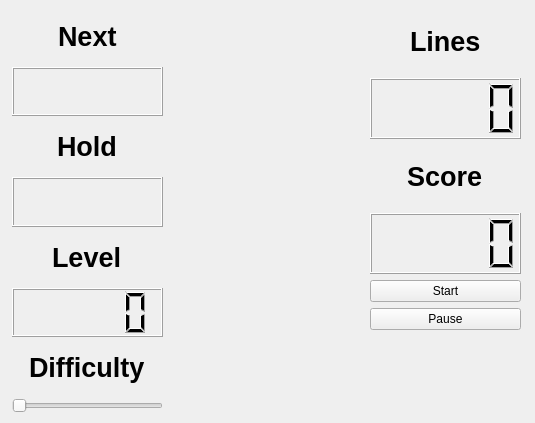
<?xml version="1.0" encoding="UTF-8"?>
<ui version="4.0">
 <class>Form</class>
 <widget class="QWidget" name="Form">
  <property name="geometry">
   <rect>
    <x>0</x>
    <y>0</y>
    <width>535</width>
    <height>423</height>
   </rect>
  </property>
  <property name="windowTitle">
   <string>Form</string>
  </property>
  <widget class="GameBoard" name="gameBoard" native="true">
   <property name="geometry">
    <rect>
     <x>170</x>
     <y>10</y>
     <width>191</width>
     <height>401</height>
    </rect>
   </property>
   <property name="minimumSize">
    <size>
     <width>100</width>
     <height>220</height>
    </size>
   </property>
   <property name="focusPolicy">
    <enum>Qt::StrongFocus</enum>
   </property>
  </widget>
  <widget class="QWidget" name="layoutWidget">
   <property name="geometry">
    <rect>
     <x>12</x>
     <y>12</y>
     <width>151</width>
     <height>401</height>
    </rect>
   </property>
   <layout class="QVBoxLayout" name="verticalLayout">
    <item alignment="Qt::AlignHCenter">
     <widget class="QLabel" name="label_6">
      <property name="font">
       <font>
        <pointsize>20</pointsize>
        <weight>75</weight>
        <bold>true</bold>
       </font>
      </property>
      <property name="text">
       <string>Next</string>
      </property>
     </widget>
    </item>
    <item>
     <widget class="QLabel" name="nextPiece">
      <property name="frameShape">
       <enum>QFrame::Box</enum>
      </property>
      <property name="frameShadow">
       <enum>QFrame::Raised</enum>
      </property>
      <property name="text">
       <string/>
      </property>
      <property name="alignment">
       <set>Qt::AlignCenter</set>
      </property>
     </widget>
    </item>
    <item alignment="Qt::AlignHCenter">
     <widget class="QLabel" name="label_5">
      <property name="font">
       <font>
        <pointsize>20</pointsize>
        <weight>75</weight>
        <bold>true</bold>
       </font>
      </property>
      <property name="text">
       <string>Hold</string>
      </property>
     </widget>
    </item>
    <item>
     <widget class="QLabel" name="holdPiece">
      <property name="frameShape">
       <enum>QFrame::Box</enum>
      </property>
      <property name="frameShadow">
       <enum>QFrame::Raised</enum>
      </property>
      <property name="text">
       <string/>
      </property>
      <property name="alignment">
       <set>Qt::AlignCenter</set>
      </property>
     </widget>
    </item>
    <item alignment="Qt::AlignHCenter">
     <widget class="QLabel" name="label_3">
      <property name="font">
       <font>
        <pointsize>20</pointsize>
        <weight>75</weight>
        <bold>true</bold>
       </font>
      </property>
      <property name="text">
       <string>Level</string>
      </property>
     </widget>
    </item>
    <item>
     <widget class="QLCDNumber" name="level"/>
    </item>
    <item alignment="Qt::AlignHCenter">
     <widget class="QLabel" name="label_4">
      <property name="font">
       <font>
        <pointsize>20</pointsize>
        <weight>75</weight>
        <bold>true</bold>
       </font>
      </property>
      <property name="text">
       <string>Difficulty</string>
      </property>
     </widget>
    </item>
    <item>
     <widget class="QSlider" name="difficulty">
      <property name="focusPolicy">
       <enum>Qt::NoFocus</enum>
      </property>
      <property name="maximum">
       <number>9</number>
      </property>
      <property name="orientation">
       <enum>Qt::Horizontal</enum>
      </property>
     </widget>
    </item>
   </layout>
  </widget>
  <widget class="QWidget" name="layoutWidget">
   <property name="geometry">
    <rect>
     <x>370</x>
     <y>10</y>
     <width>151</width>
     <height>401</height>
    </rect>
   </property>
   <layout class="QVBoxLayout" name="verticalLayout_3">
    <item>
     <layout class="QVBoxLayout" name="verticalLayout_2">
      <item alignment="Qt::AlignHCenter">
       <widget class="QLabel" name="label_2">
        <property name="font">
         <font>
          <pointsize>20</pointsize>
          <weight>75</weight>
          <bold>true</bold>
         </font>
        </property>
        <property name="text">
         <string>Lines</string>
        </property>
       </widget>
      </item>
      <item>
       <widget class="QLCDNumber" name="lines"/>
      </item>
      <item alignment="Qt::AlignHCenter">
       <widget class="QLabel" name="label">
        <property name="font">
         <font>
          <pointsize>20</pointsize>
          <weight>75</weight>
          <bold>true</bold>
         </font>
        </property>
        <property name="text">
         <string>Score</string>
        </property>
       </widget>
      </item>
      <item>
       <widget class="QLCDNumber" name="score"/>
      </item>
      <item>
       <widget class="QPushButton" name="start">
        <property name="focusPolicy">
         <enum>Qt::NoFocus</enum>
        </property>
        <property name="text">
         <string>Start</string>
        </property>
       </widget>
      </item>
      <item>
       <widget class="QPushButton" name="pause">
        <property name="focusPolicy">
         <enum>Qt::NoFocus</enum>
        </property>
        <property name="text">
         <string>Pause</string>
        </property>
       </widget>
      </item>
     </layout>
    </item>
    <item alignment="Qt::AlignHCenter">
     <widget class="QLabel" name="tetris">
      <property name="maximumSize">
       <size>
        <width>16777215</width>
        <height>75</height>
       </size>
      </property>
      <property name="font">
       <font>
        <pointsize>20</pointsize>
        <weight>75</weight>
        <bold>true</bold>
       </font>
      </property>
      <property name="frameShape">
       <enum>QFrame::NoFrame</enum>
      </property>
      <property name="text">
       <string/>
      </property>
     </widget>
    </item>
   </layout>
  </widget>
 </widget>
 <customwidgets>
  <customwidget>
   <class>GameBoard</class>
   <extends>QWidget</extends>
   <header>gameboard.h</header>
   <container>1</container>
  </customwidget>
 </customwidgets>
 <resources/>
 <connections/>
</ui>
